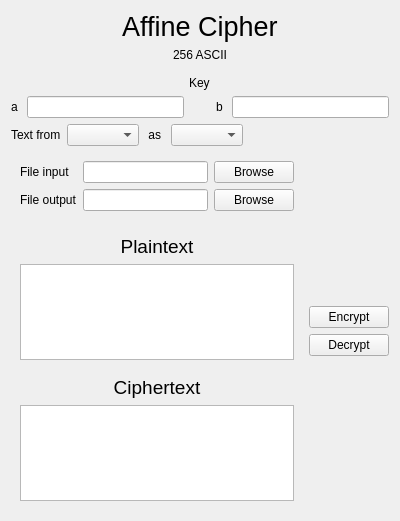
<?xml version="1.0" encoding="UTF-8"?>
<ui version="4.0">
 <class>AffineWidget</class>
 <widget class="QWidget" name="AffineWidget">
  <property name="geometry">
   <rect>
    <x>0</x>
    <y>0</y>
    <width>400</width>
    <height>521</height>
   </rect>
  </property>
  <property name="windowTitle">
   <string>Form</string>
  </property>
  <layout class="QVBoxLayout" name="verticalLayout_2">
   <item>
    <layout class="QHBoxLayout" name="horizontalLayout_2">
     <property name="sizeConstraint">
      <enum>QLayout::SetFixedSize</enum>
     </property>
     <property name="bottomMargin">
      <number>8</number>
     </property>
     <item>
      <spacer name="horizontalSpacer">
       <property name="orientation">
        <enum>Qt::Horizontal</enum>
       </property>
       <property name="sizeHint" stdset="0">
        <size>
         <width>40</width>
         <height>20</height>
        </size>
       </property>
      </spacer>
     </item>
     <item>
      <layout class="QVBoxLayout" name="verticalLayout_3">
       <property name="sizeConstraint">
        <enum>QLayout::SetFixedSize</enum>
       </property>
       <item>
        <widget class="QLabel" name="label">
         <property name="sizePolicy">
          <sizepolicy hsizetype="Preferred" vsizetype="Fixed">
           <horstretch>0</horstretch>
           <verstretch>0</verstretch>
          </sizepolicy>
         </property>
         <property name="font">
          <font>
           <pointsize>20</pointsize>
          </font>
         </property>
         <property name="text">
          <string>Affine Cipher</string>
         </property>
        </widget>
       </item>
       <item>
        <widget class="QLabel" name="label_2">
         <property name="sizePolicy">
          <sizepolicy hsizetype="Preferred" vsizetype="Fixed">
           <horstretch>0</horstretch>
           <verstretch>0</verstretch>
          </sizepolicy>
         </property>
         <property name="text">
          <string>256 ASCII</string>
         </property>
         <property name="alignment">
          <set>Qt::AlignCenter</set>
         </property>
        </widget>
       </item>
      </layout>
     </item>
     <item>
      <spacer name="horizontalSpacer_2">
       <property name="orientation">
        <enum>Qt::Horizontal</enum>
       </property>
       <property name="sizeHint" stdset="0">
        <size>
         <width>40</width>
         <height>20</height>
        </size>
       </property>
      </spacer>
     </item>
    </layout>
   </item>
   <item>
    <layout class="QVBoxLayout" name="verticalLayout_6">
     <item alignment="Qt::AlignHCenter">
      <widget class="QLabel" name="label_11">
       <property name="text">
        <string>Key</string>
       </property>
      </widget>
     </item>
     <item>
      <layout class="QHBoxLayout" name="horizontalLayout_3">
       <item>
        <widget class="QLabel" name="label_9">
         <property name="text">
          <string>a </string>
         </property>
        </widget>
       </item>
       <item>
        <widget class="QLineEdit" name="aKeyText"/>
       </item>
       <item>
        <spacer name="horizontalSpacer_4">
         <property name="orientation">
          <enum>Qt::Horizontal</enum>
         </property>
         <property name="sizeType">
          <enum>QSizePolicy::Fixed</enum>
         </property>
         <property name="sizeHint" stdset="0">
          <size>
           <width>26</width>
           <height>20</height>
          </size>
         </property>
        </spacer>
       </item>
       <item>
        <widget class="QLabel" name="label_10">
         <property name="text">
          <string>b </string>
         </property>
         <property name="margin">
          <number>0</number>
         </property>
        </widget>
       </item>
       <item>
        <widget class="QLineEdit" name="bKeyText"/>
       </item>
      </layout>
     </item>
    </layout>
   </item>
   <item>
    <layout class="QHBoxLayout" name="horizontalLayout_4">
     <item>
      <widget class="QLabel" name="label_3">
       <property name="sizePolicy">
        <sizepolicy hsizetype="Fixed" vsizetype="Preferred">
         <horstretch>0</horstretch>
         <verstretch>0</verstretch>
        </sizepolicy>
       </property>
       <property name="text">
        <string>Text from</string>
       </property>
      </widget>
     </item>
     <item>
      <widget class="QComboBox" name="sourceComboBox">
       <property name="sizePolicy">
        <sizepolicy hsizetype="Preferred" vsizetype="Preferred">
         <horstretch>0</horstretch>
         <verstretch>0</verstretch>
        </sizepolicy>
       </property>
      </widget>
     </item>
     <item>
      <widget class="QWidget" name="textTypeContainer_2" native="true">
       <layout class="QHBoxLayout" name="textTypeContainer">
        <property name="spacing">
         <number>6</number>
        </property>
        <property name="sizeConstraint">
         <enum>QLayout::SetFixedSize</enum>
        </property>
        <property name="leftMargin">
         <number>0</number>
        </property>
        <property name="topMargin">
         <number>0</number>
        </property>
        <property name="rightMargin">
         <number>0</number>
        </property>
        <property name="bottomMargin">
         <number>0</number>
        </property>
        <item>
         <widget class="QLabel" name="label_6">
          <property name="sizePolicy">
           <sizepolicy hsizetype="Fixed" vsizetype="Preferred">
            <horstretch>0</horstretch>
            <verstretch>0</verstretch>
           </sizepolicy>
          </property>
          <property name="text">
           <string> as </string>
          </property>
         </widget>
        </item>
        <item>
         <widget class="QComboBox" name="textTypeComboBox">
          <property name="sizePolicy">
           <sizepolicy hsizetype="Preferred" vsizetype="Preferred">
            <horstretch>0</horstretch>
            <verstretch>0</verstretch>
           </sizepolicy>
          </property>
         </widget>
        </item>
       </layout>
      </widget>
     </item>
     <item>
      <spacer name="horizontalSpacer_3">
       <property name="orientation">
        <enum>Qt::Horizontal</enum>
       </property>
       <property name="sizeHint" stdset="0">
        <size>
         <width>40</width>
         <height>20</height>
        </size>
       </property>
      </spacer>
     </item>
    </layout>
   </item>
   <item>
    <layout class="QHBoxLayout" name="horizontalLayout">
     <item>
      <layout class="QVBoxLayout" name="verticalLayout_4">
       <item>
        <widget class="QWidget" name="fileContainer" native="true">
         <layout class="QGridLayout" name="gridLayout">
          <item row="1" column="2">
           <widget class="QPushButton" name="browseFileOutput">
            <property name="text">
             <string>Browse</string>
            </property>
           </widget>
          </item>
          <item row="1" column="0">
           <widget class="QLabel" name="label_5">
            <property name="text">
             <string>File output</string>
            </property>
           </widget>
          </item>
          <item row="0" column="1">
           <widget class="QLineEdit" name="fileInputText"/>
          </item>
          <item row="0" column="2">
           <widget class="QPushButton" name="browseFileInput">
            <property name="text">
             <string>Browse</string>
            </property>
           </widget>
          </item>
          <item row="0" column="0">
           <widget class="QLabel" name="label_4">
            <property name="text">
             <string>File input</string>
            </property>
           </widget>
          </item>
          <item row="1" column="1">
           <widget class="QLineEdit" name="fileOutputText"/>
          </item>
          <item row="2" column="0">
           <spacer name="verticalSpacer_4">
            <property name="orientation">
             <enum>Qt::Vertical</enum>
            </property>
            <property name="sizeHint" stdset="0">
             <size>
              <width>20</width>
              <height>40</height>
             </size>
            </property>
           </spacer>
          </item>
         </layout>
        </widget>
       </item>
       <item>
        <widget class="QWidget" name="keyboardContainer" native="true">
         <layout class="QVBoxLayout" name="verticalLayout_5">
          <item>
           <widget class="QLabel" name="label_7">
            <property name="font">
             <font>
              <pointsize>14</pointsize>
             </font>
            </property>
            <property name="text">
             <string>Plaintext</string>
            </property>
            <property name="alignment">
             <set>Qt::AlignCenter</set>
            </property>
           </widget>
          </item>
          <item>
           <widget class="QTextEdit" name="plainTextBox"/>
          </item>
          <item>
           <spacer name="verticalSpacer_3">
            <property name="orientation">
             <enum>Qt::Vertical</enum>
            </property>
            <property name="sizeType">
             <enum>QSizePolicy::Fixed</enum>
            </property>
            <property name="sizeHint" stdset="0">
             <size>
              <width>0</width>
              <height>10</height>
             </size>
            </property>
           </spacer>
          </item>
          <item>
           <widget class="QLabel" name="label_8">
            <property name="font">
             <font>
              <pointsize>14</pointsize>
             </font>
            </property>
            <property name="text">
             <string>Ciphertext</string>
            </property>
            <property name="alignment">
             <set>Qt::AlignCenter</set>
            </property>
           </widget>
          </item>
          <item>
           <widget class="QTextEdit" name="cipherTextBox"/>
          </item>
         </layout>
        </widget>
       </item>
      </layout>
     </item>
     <item>
      <layout class="QVBoxLayout" name="verticalLayout">
       <item>
        <spacer name="verticalSpacer">
         <property name="orientation">
          <enum>Qt::Vertical</enum>
         </property>
         <property name="sizeHint" stdset="0">
          <size>
           <width>20</width>
           <height>40</height>
          </size>
         </property>
        </spacer>
       </item>
       <item>
        <widget class="QPushButton" name="encryptButton">
         <property name="sizePolicy">
          <sizepolicy hsizetype="Preferred" vsizetype="Fixed">
           <horstretch>0</horstretch>
           <verstretch>0</verstretch>
          </sizepolicy>
         </property>
         <property name="text">
          <string>Encrypt</string>
         </property>
        </widget>
       </item>
       <item>
        <widget class="QPushButton" name="decryptButton">
         <property name="sizePolicy">
          <sizepolicy hsizetype="Preferred" vsizetype="Fixed">
           <horstretch>0</horstretch>
           <verstretch>0</verstretch>
          </sizepolicy>
         </property>
         <property name="text">
          <string>Decrypt</string>
         </property>
        </widget>
       </item>
       <item>
        <spacer name="verticalSpacer_2">
         <property name="orientation">
          <enum>Qt::Vertical</enum>
         </property>
         <property name="sizeHint" stdset="0">
          <size>
           <width>20</width>
           <height>40</height>
          </size>
         </property>
        </spacer>
       </item>
      </layout>
     </item>
    </layout>
   </item>
  </layout>
 </widget>
 <resources/>
 <connections/>
</ui>
